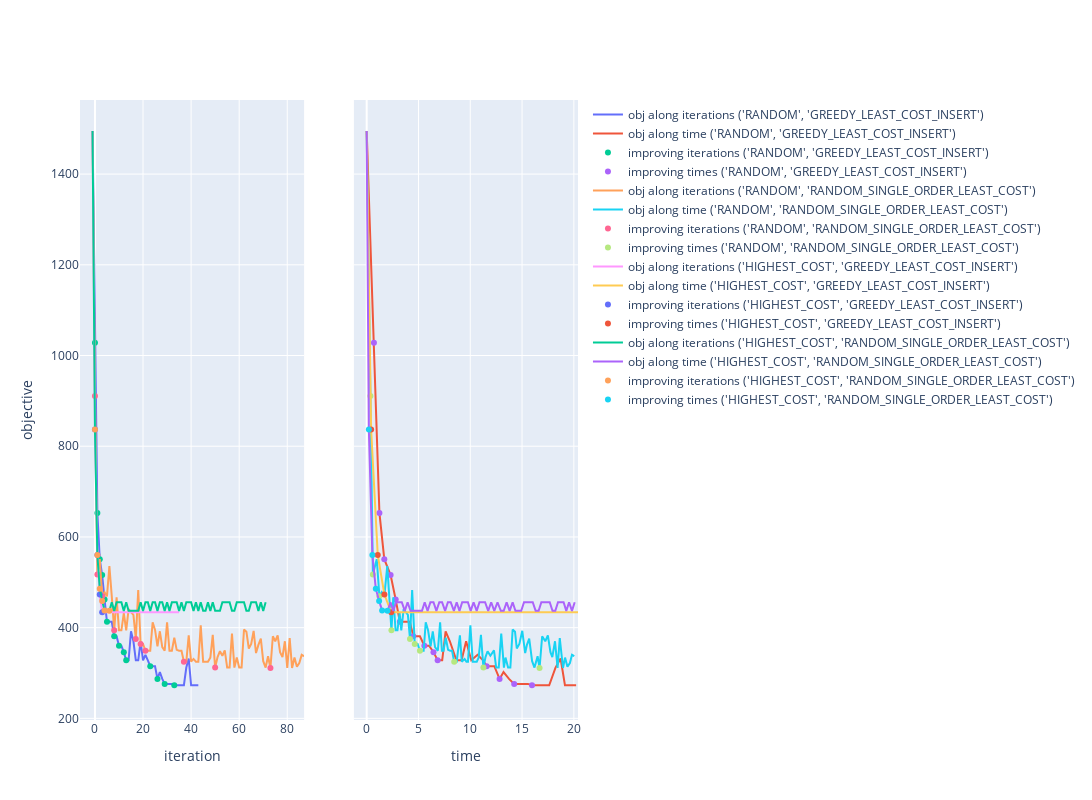

Source (notebook cell):
### Code cell
# Initialize figure with subplots
fig = make_subplots(
    rows=1, cols=2, shared_yaxes=True,
)

solvers_to_plot = operator_solvers 
names = [str((solver.destroy_strategy.name, solver.repair_strategy.name)) for solver in solvers_to_plot]

for s, solver in enumerate(solvers_to_plot):

    objectives = [sol.objective for sol in solver.solutions_cache]
    iterations = [sol.iteration for sol in solver.solutions_cache]
    time_found = [
        "{:.2f}".format(sol.time_to_find) for sol in solver.solutions_cache
    ]

    improving_solutions = []
    best_obj = solver.solutions_cache[0].objective
    for i, sol in enumerate(solver.solutions_cache):
        if sol.objective < best_obj:
            best_obj = sol.objective
            improving_solutions.append(sol)

    improving_iterations = [sol.iteration for sol in improving_solutions]
    improving_objectives = [sol.objective for sol in improving_solutions]
    improving_times = [
        "{:.2f}".format(sol.time_to_find) for sol in improving_solutions
    ]

    # fig.update_layout(xaxis2= {'anchor': 'y', 'overlaying': 'x', 'side': 'top'})

    fig.add_trace(go.Scatter(x=iterations,
                            y=objectives,
                            name=f"obj along iterations {names[s]}",
                            # marker_color="#636EFA"
                            ),
                row=1,
                col=1)
    fig.add_trace(go.Scatter(x=time_found,
                            y=objectives,
                            name=f"obj along time {names[s]}",
                            # marker_color="#636EFA"
                            ),
                row=1,
                col=2)

    fig.add_trace(go.Scatter(x=improving_iterations,
                            y=improving_objectives,
                            mode='markers',
                            name=f"improving iterations {names[s]}",
                            # marker_color="green"
                            ),
                row=1,
                col=1)
    fig.add_trace(go.Scatter(x=improving_times,
                            y=improving_objectives,
                            mode='markers',
                            name=f"improving times {names[s]}",
                            # marker_color="green"
                            ),
                row=1,
                col=2)


    fig.update_xaxes(title_text="iteration", row=1, col=1)
    fig.update_xaxes(title_text="time", row=1, col=2)
    fig.update_yaxes(title_text="objective", row=1, col=1)

fig.update_layout(height=800, width=1800)
fig.show()

### Figure 1 — Plotly figure (JSON) as saved in the notebook; plotly's stock layout.template omitted (floating-point values rounded to 4 significant figures)
{"data": [{"name": "obj along iterations ('RANDOM', 'GREEDY_LEAST_COST_INSERT')", "type": "scatter", "x": [-1, 0, 1, 2, 3, 4, 5, 6, 7, 8, 9, 10, 11, 12, 13, 14, 15, 16, 17, 18, 19, 20, 21, 22, 23, 24, 25, 26, 27, 28, 29, 30, 31, 32, 33, 34, 35, 36, 37, 38, 39, 40, 41, 42, 43], "xaxis": "x", "y": [1495, 1028, 653, 551, 516, 462, 413, 413, 413, 381, 381, 360, 360, 346, 328, 328, 392, 370, 328, 328, 370, 328, 340, 328, 315, 315, 315, 287, 302, 287, 276, 276, 276, 276, 273, 273, 273, 273, 273, 312, 332, 273, 273, 273, 273], "yaxis": "y"}, {"name": "obj along time ('RANDOM', 'GREEDY_LEAST_COST_INSERT')", "type": "scatter", "x": ["0.00", "0.70", "1.23", "1.70", "2.31", "2.80", "3.20", "3.59", "4.17", "4.50", "5.14", "5.57", "6.03", "6.45", "6.85", "7.29", "7.62", "8.03", "8.66", "9.16", "9.60", "10.10", "10.70", "11.24", "11.58", "11.85", "12.32", "12.83", "13.21", "13.74", "14.24", "14.68", "15.05", "15.56", "15.96", "16.32", "16.80", "17.27", "17.62", "18.23", "18.72", "19.14", "19.67", "19.92", "20.22"], "xaxis": "x2", "y": [1495, 1028, 653, 551, 516, 462, 413, 413, 413, 381, 381, 360, 360, 346, 328, 328, 392, 370, 328, 328, 370, 328, 340, 328, 315, 315, 315, 287, 302, 287, 276, 276, 276, 276, 273, 273, 273, 273, 273, 312, 332, 273, 273, 273, 273], "yaxis": "y2"}, {"mode": "markers", "name": "improving iterations ('RANDOM', 'GREEDY_LEAST_COST_INSERT')", "type": "scatter", "x": [0, 1, 2, 3, 4, 5, 8, 10, 12, 13, 23, 26, 29, 33], "xaxis": "x", "y": [1028, 653, 551, 516, 462, 413, 381, 360, 346, 328, 315, 287, 276, 273], "yaxis": "y"}, {"mode": "markers", "name": "improving times ('RANDOM', 'GREEDY_LEAST_COST_INSERT')", "type": "scatter", "x": ["0.70", "1.23", "1.70", "2.31", "2.80", "3.20", "4.50", "5.57", "6.45", "6.85", "11.58", "12.83", "14.24", "15.96"], "xaxis": "x2", "y": [1028, 653, 551, 516, 462, 413, 381, 360, 346, 328, 315, 287, 276, 273], "yaxis": "y2"}, {"name": "obj along iterations ('RANDOM', 'RANDOM_SINGLE_ORDER_LEAST_COST')", "type": "scatter", "x": [-1, 0, 1, 2, 3, 4, 5, 6, 7, 8, 9, 10, 11, 12, 13, 14, 15, 16, 17, 18, 19, 20, 21, 22, 23, 24, 25, 26, 27, 28, 29, 30, 31, 32, 33, 34, 35, 36, 37, 38, 39, 40, 41, 42, 43, 44, 45, 46, 47, 48, 49, 50, 51, 52, 53, 54, 55, 56, 57, 58, 59, 60, 61, 62, 63, 64, 65, 66, 67, 68, 69, 70, 71, 72, 73, 74, 75, 76, 77, 78, 79, 80, 81, 82, 83, 84, 85, 86, 87], "xaxis": "x", "y": [1495, 911, 517, 551, 469, 478, 469, 536, 469, 394, 467, 394, 394, 432, 394, 441, 434, 428, 375, 483, 364, 364, 349, 349, 349, 412, 395, 359, 392, 357, 349, 412, 349, 349, 378, 351, 349, 349, 325, 325, 383, 325, 331, 325, 325, 405, 325, 325, 325, 334, 384, 312, 335, 348, 338, 350, 312, 312, 387, 312, 334, 312, 312, 396, 391, 354, 364, 393, 344, 362, 376, 326, 312, 337, 311, 381, 370, 383, 346, 335, 370, 311, 377, 311, 334, 314, 322, 340, 337], "yaxis": "y"}, {"name": "obj along time ('RANDOM', 'RANDOM_SINGLE_ORDER_LEAST_COST')", "type": "scatter", "x": ["0.00", "0.36", "0.60", "0.97", "1.23", "1.46", "1.70", "1.99", "2.18", "2.39", "2.57", "2.79", "2.97", "3.18", "3.34", "3.57", "3.79", "3.98", "4.18", "4.39", "4.64", "4.92", "5.14", "5.34", "5.50", "5.70", "5.92", "6.17", "6.38", "6.60", "6.87", "7.09", "7.26", "7.42", "7.63", "7.86", "8.06", "8.24", "8.45", "8.69", "9.00", "9.18", "9.45", "9.63", "9.78", "10.01", "10.24", "10.48", "10.63", "10.81", "11.03", "11.27", "11.47", "11.67", "11.94", "12.29", "12.50", "12.75", "12.99", "13.25", "13.40", "13.65", "13.87", "14.09", "14.32", "14.49", "14.74", "15.02", "15.30", "15.47", "15.69", "15.97", "16.20", "16.50", "16.69", "16.94", "17.24", "17.49", "17.74", "17.92", "18.18", "18.43", "18.64", "18.95", "19.15", "19.38", "19.62", "19.82", "20.04"], "xaxis": "x2", "y": [1495, 911, 517, 551, 469, 478, 469, 536, 469, 394, 467, 394, 394, 432, 394, 441, 434, 428, 375, 483, 364, 364, 349, 349, 349, 412, 395, 359, 392, 357, 349, 412, 349, 349, 378, 351, 349, 349, 325, 325, 383, 325, 331, 325, 325, 405, 325, 325, 325, 334, 384, 312, 335, 348, 338, 350, 312, 312, 387, 312, 334, 312, 312, 396, 391, 354, 364, 393, 344, 362, 376, 326, 312, 337, 311, 381, 370, 383, 346, 335, 370, 311, 377, 311, 334, 314, 322, 340, 337], "yaxis": "y2"}, {"mode": "markers", "name": "improving iterations ('RANDOM', 'RANDOM_SINGLE_ORDER_LEAST_COST')", "type": "scatter", "x": [0, 1, 3, 8, 17, 19, 21, 37, 50, 73], "xaxis": "x", "y": [911, 517, 469, 394, 375, 364, 349, 325, 312, 311], "yaxis": "y"}, {"mode": "markers", "name": "improving times ('RANDOM', 'RANDOM_SINGLE_ORDER_LEAST_COST')", "type": "scatter", "x": ["0.36", "0.60", "1.23", "2.39", "4.18", "4.64", "5.14", "8.45", "11.27", "16.69"], "xaxis": "x2", "y": [911, 517, 469, 394, 375, 364, 349, 325, 312, 311], "yaxis": "y2"}, {"name": "obj along iterations ('HIGHEST_COST', 'GREEDY_LEAST_COST_INSERT')", "type": "scatter", "x": [-1, 0, 1, 2, 3, 4, 5, 6, 7, 8, 9, 10, 11, 12, 13, 14, 15, 16, 17, 18, 19, 20, 21, 22, 23, 24, 25, 26, 27, 28, 29, 30, 31, 32, 33, 34, 35], "xaxis": "x", "y": [1495, 837, 560, 473, 434, 434, 434, 434, 434, 434, 434, 434, 434, 434, 434, 434, 434, 434, 434, 434, 434, 434, 434, 434, 434, 434, 434, 434, 434, 434, 434, 434, 434, 434, 434, 434, 434], "yaxis": "y"}, {"name": "obj along time ('HIGHEST_COST', 'GREEDY_LEAST_COST_INSERT')", "type": "scatter", "x": ["0.00", "0.43", "1.07", "1.71", "2.37", "2.94", "3.51", "4.06", "4.61", "5.16", "5.72", "6.26", "6.81", "7.35", "7.90", "8.46", "9.02", "9.58", "10.12", "10.67", "11.27", "11.86", "12.44", "13.04", "13.60", "14.17", "14.75", "15.32", "15.91", "16.48", "17.06", "17.64", "18.19", "18.74", "19.29", "19.84", "20.40"], "xaxis": "x2", "y": [1495, 837, 560, 473, 434, 434, 434, 434, 434, 434, 434, 434, 434, 434, 434, 434, 434, 434, 434, 434, 434, 434, 434, 434, 434, 434, 434, 434, 434, 434, 434, 434, 434, 434, 434, 434, 434], "yaxis": "y2"}, {"mode": "markers", "name": "improving iterations ('HIGHEST_COST', 'GREEDY_LEAST_COST_INSERT')", "type": "scatter", "x": [0, 1, 2, 3], "xaxis": "x", "y": [837, 560, 473, 434], "yaxis": "y"}, {"mode": "markers", "name": "improving times ('HIGHEST_COST', 'GREEDY_LEAST_COST_INSERT')", "type": "scatter", "x": ["0.43", "1.07", "1.71", "2.37"], "xaxis": "x2", "y": [837, 560, 473, 434], "yaxis": "y2"}, {"name": "obj along iterations ('HIGHEST_COST', 'RANDOM_SINGLE_ORDER_LEAST_COST')", "type": "scatter", "x": [-1, 0, 1, 2, 3, 4, 5, 6, 7, 8, 9, 10, 11, 12, 13, 14, 15, 16, 17, 18, 19, 20, 21, 22, 23, 24, 25, 26, 27, 28, 29, 30, 31, 32, 33, 34, 35, 36, 37, 38, 39, 40, 41, 42, 43, 44, 45, 46, 47, 48, 49, 50, 51, 52, 53, 54, 55, 56, 57, 58, 59, 60, 61, 62, 63, 64, 65, 66, 67, 68, 69, 70, 71], "xaxis": "x", "y": [1495, 837, 560, 486, 459, 438, 438, 437, 456, 437, 456, 456, 456, 437, 456, 437, 437, 437, 437, 437, 456, 437, 456, 456, 437, 456, 456, 437, 456, 456, 437, 456, 437, 456, 456, 456, 437, 456, 437, 456, 456, 456, 437, 456, 437, 456, 437, 437, 456, 437, 456, 437, 437, 437, 456, 456, 456, 456, 437, 437, 456, 456, 456, 456, 437, 437, 456, 456, 456, 437, 456, 437, 456], "yaxis": "y"}, {"name": "obj along time ('HIGHEST_COST', 'RANDOM_SINGLE_ORDER_LEAST_COST')", "type": "scatter", "x": ["0.00", "0.21", "0.55", "0.88", "1.20", "1.49", "1.75", "2.01", "2.30", "2.57", "2.84", "3.12", "3.39", "3.68", "3.95", "4.23", "4.50", "4.78", "5.05", "5.34", "5.60", "5.88", "6.15", "6.45", "6.73", "7.01", "7.28", "7.57", "7.84", "8.11", "8.42", "8.69", "8.96", "9.22", "9.50", "9.77", "10.04", "10.32", "10.62", "10.89", "11.15", "11.43", "11.73", "12.02", "12.32", "12.63", "12.95", "13.23", "13.51", "13.80", "14.09", "14.36", "14.64", "14.92", "15.19", "15.48", "15.76", "16.03", "16.31", "16.60", "16.86", "17.13", "17.41", "17.67", "17.94", "18.21", "18.47", "18.74", "19.01", "19.27", "19.54", "19.82", "20.08"], "xaxis": "x2", "y": [1495, 837, 560, 486, 459, 438, 438, 437, 456, 437, 456, 456, 456, 437, 456, 437, 437, 437, 437, 437, 456, 437, 456, 456, 437, 456, 456, 437, 456, 456, 437, 456, 437, 456, 456, 456, 437, 456, 437, 456, 456, 456, 437, 456, 437, 456, 437, 437, 456, 437, 456, 437, 437, 437, 456, 456, 456, 456, 437, 437, 456, 456, 456, 456, 437, 437, 456, 456, 456, 437, 456, 437, 456], "yaxis": "y2"}, {"mode": "markers", "name": "improving iterations ('HIGHEST_COST', 'RANDOM_SINGLE_ORDER_LEAST_COST')", "type": "scatter", "x": [0, 1, 2, 3, 4, 6], "xaxis": "x", "y": [837, 560, 486, 459, 438, 437], "yaxis": "y"}, {"mode": "markers", "name": "improving times ('HIGHEST_COST', 'RANDOM_SINGLE_ORDER_LEAST_COST')", "type": "scatter", "x": ["0.21", "0.55", "0.88", "1.20", "1.49", "2.01"], "xaxis": "x2", "y": [837, 560, 486, 459, 438, 437], "yaxis": "y2"}], "layout": {"height": 800, "width": 1800, "xaxis": {"anchor": "y", "domain": [0, 0.45], "title": {"text": "iteration"}}, "xaxis2": {"anchor": "y2", "domain": [0.55, 1], "title": {"text": "time"}}, "yaxis": {"anchor": "x", "domain": [0, 1], "title": {"text": "objective"}}, "yaxis2": {"anchor": "x2", "domain": [0, 1], "matches": "y", "showticklabels": false}}}
